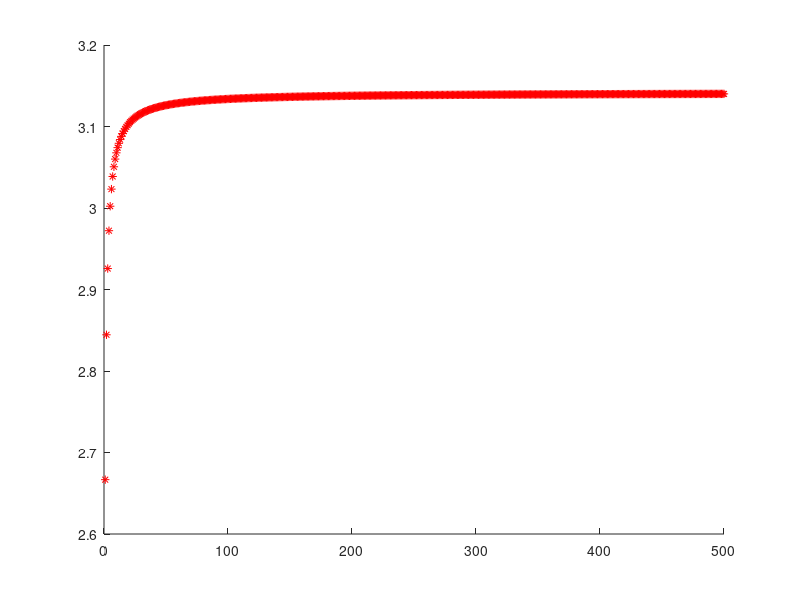
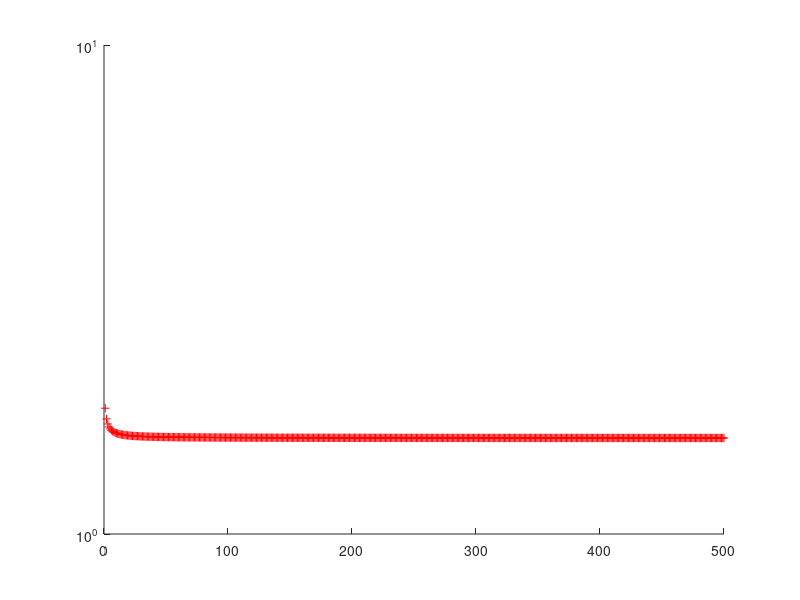

These charts were generated, in order, by the following MATLAB code:
x=1;
fig1 = figure;
for n = 1:500
    x = x.*((2*n./(2*n - 1)).*(2*n./(2*n + 1)));
    hold on
    plot(n, 2*x, 'r*')
end
hold off

x=1;
fig2 = figure;
for n = 1:500
    x = x.*((2*n./(2*n - 1)).*(2*n./(2*n + 1)));
    error = abs(pi-x); %./abs(pi)
    hold on
    semilogy(n, error, 'r+')
end
hold off